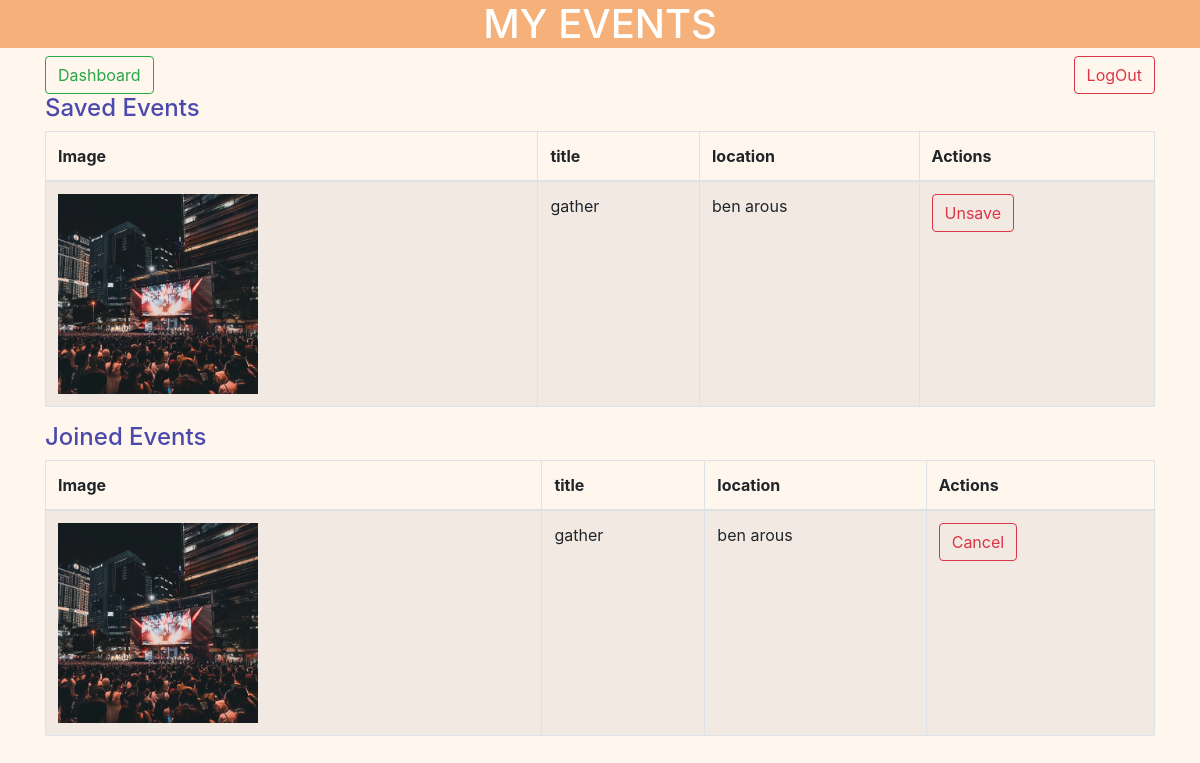
Screenshot of /user_events/ (signed in) with the database file from the repository.
### app_1/models.py (models this page shows)
class Event(models.Model):
    title=models.CharField(max_length=200)
    location=models.CharField(max_length=200)
    start_date=models.DateField()
    end_date=models.DateField()
    description=models.TextField()
    image=models.ImageField(upload_to='event_images/')
    category=models.CharField(max_length=200)
    status=models.SmallIntegerField(choices=STATUS_CHOICES,default=0)
    total_number=models.IntegerField(validators=[MinValueValidator(1)])
    created_at=models.DateTimeField(auto_now_add=True)
    updated_at=models.DateTimeField(auto_now=True)
    user=models.ForeignKey(User,related_name="owned_events",on_delete=models.CASCADE)
    members=models.ManyToManyField(User,related_name="joined_events",blank=True)
    favorites=models.ManyToManyField(User,related_name="favorited_events",blank=True)

### app_1/views.py (the view)
# urls.py: path('user_events/',views.user_events),
def user_events(request):
    if "user_id" not in request.session:
        return redirect("/login")
    user=User.objects.get(id=request.session['user_id'])
    events=user.favorited_events.all()
    members=user.joined_events.all()
    context={
        "events":events,
        "joined_events":members
    }
    return render(request,"user_events.html",context)

### app_1/templates/user_events.html (shortened to what this page needs)
<!DOCTYPE html>
<html lang="en">
<head>
    <link rel="stylesheet" href="https://cdn.jsdelivr.net/npm/bootstrap@4.4.1/dist/css/bootstrap.min.css">
    {% load static %}
</head>
<body>
    <nav>
        <h1>MY EVENTS</h1>
    </nav>
    <div class="container">
        <div class="d-flex justify-content-between">
            <a href="/dashboard/" class="btn btn-outline-success">Dashboard</a>
            <form action="/logout/" method="post">
                <button class="btn btn-outline-danger">LogOut</button>
            </form>
        </div>
        <h4>Saved Events</h4>
        <table class="table table-striped table-bordered">
            <thead>
                <tr>
                    <th>Image</th>
                    <th>title</th>
                    <th>location</th>
                    <th>Actions</th>
                </tr>
            </thead>
            <tbody>
                {% for event in events %}
                <tr>
                    <td><img src="{% static 'images/'%}{{event.image}}" alt="{{event.image}}"></td>
                    <td>{{event.title}}</td>
                    <td>{{event.location}}</td>
                    <td><a href="/unsave/{{event.id}}" class="btn btn-outline-danger">Unsave</a></td>
                </tr>
                {% endfor %}
            </tbody>
        </table>
        <h4>Joined Events</h4>
        <table class="table table-striped table-bordered">
            <thead>
                <tr>
                    <th>Image</th>
                    <th>title</th>
                    <th>location</th>
                    <th>Actions</th>
                </tr>
            </thead>
            <tbody>
                {% for event in joined_events %}
                <tr>
                    <td><img src="{% static 'images/'%}{{event.image}}" alt="{{event.image}}"></td>
                    <td>{{event.title}}</td>
                    <td>{{event.location}}</td>
                    <td><a href="/end_join/{{event.id}}" class="btn btn-outline-danger">Cancel</a></td>
                </tr>
                {% endfor %}
            </tbody>
        </table>
</body>
</html>

### app_1/templates/user_events.html (style rules this page uses)
body { background-color: #fff7ee; }
h1 { color: white; }
h4 { color: #4b49ac; }
nav { text-align: center; background-color:#F6B17A; }
img { width: 200px; }

### rows the page displays
Event: image (picture), title "gather", location "ben arous"
